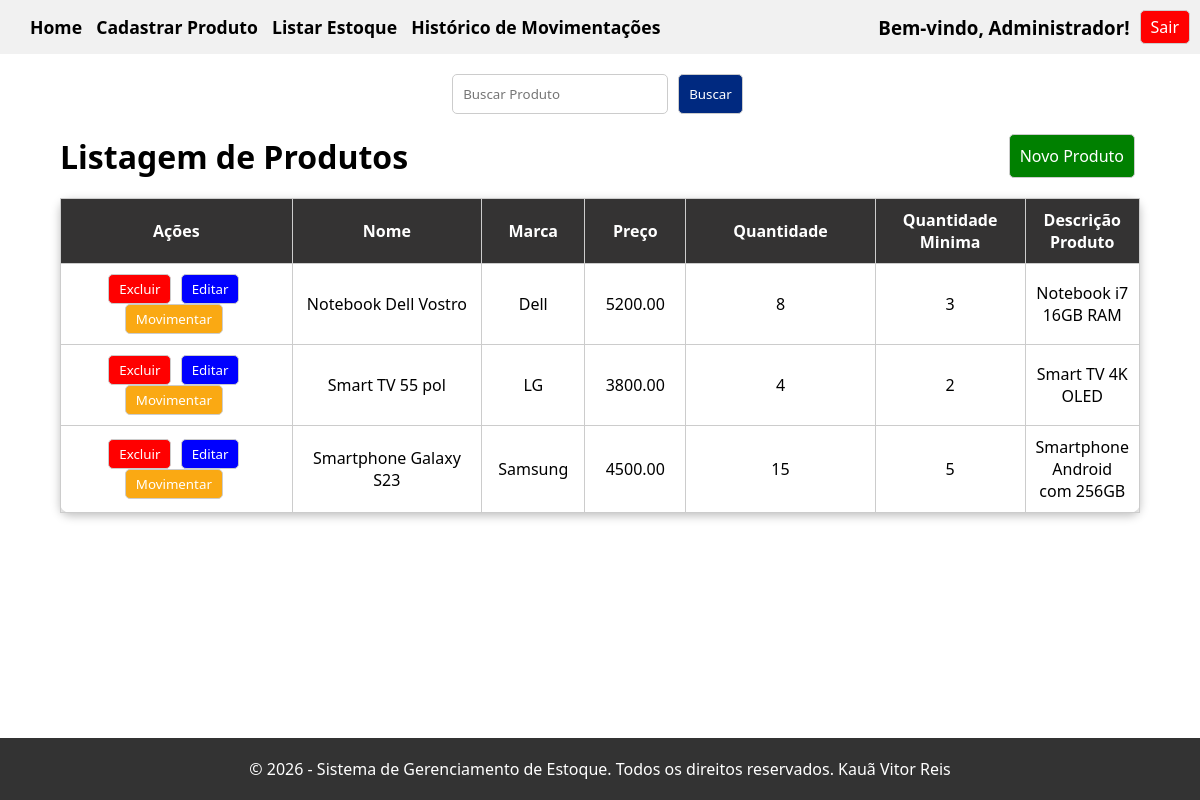
Page /sistema/php/components/listar_produtos.php (signed in) on the committed database.
### tables this page shows
CREATE TABLE IF NOT EXISTS `produtos` (
    `id_produto` INT(11) NOT NULL AUTO_INCREMENT,
    `nome_produto` VARCHAR(100) NOT NULL,
    `marca_produto` VARCHAR(50) NOT NULL,
    `qtd_produto` INT(11) NOT NULL,
    `min_qtd_produto` INT(11) NOT NULL,
    `fk_responsavel_cadastro` INT(11) NOT NULL,
    `data_cadastro` DATETIME NOT NULL,
    `descricao_produto` TEXT NULL DEFAULT NULL,
    `preco_produto` DECIMAL(10,2) NULL DEFAULT NULL,
    PRIMARY KEY (`id_produto`),
    INDEX `fk_produtos_usuario_idx` (`fk_responsavel_cadastro` ASC),
    CONSTRAINT `fk_produtos_usuario`
        FOREIGN KEY (`fk_responsavel_cadastro`)
        REFERENCES `usuario` (`id_usuario`)
        ON DELETE NO ACTION
        ON UPDATE NO ACTION);

### sistema/php/components/listar_produtos.php (the view, shortened to what this page needs)
<!DOCTYPE html>
<html lang="pt-br">
<head>
    <link rel="stylesheet" href="../../css/style.css">
</head>
<body>
    <?php
    include 'cabecalho.php';
    ?>
    <main class="main-listagem">
        <div class="buscar-item">
            <input type="text" class="input-text" id="input_buscar_produto" placeholder="Buscar Produto">
            <button class="btn-buscar" onclick="buscarProduto()">Buscar</button>
        </div>
        <div class="header-listagem">
            <h1 class="text-center">Listagem de Produtos</h1>
            <a href="cadastro_produto.php"><button class="btn-novo" style="padding: 10px; font-size: 1rem;">Novo
                    Produto</button></a>
        </div>
        <table class="tabela-dados">
            <thead>
                <tr>
                    <th style="width: 25%;">Ações</th>
                    <th style="width: 20%;">Nome</th>
                    <th style="width: 10%;">Marca</th>
                    <th style="width: 10%;">Preço</th>
                    <th style="width: 20%;">Quantidade</th>
                    <th style="width: 20%;">Quantidade Minima</th>
                    <th style="width: 25%;">Descrição Produto</th>
                </tr>
            </thead>
            <tbody>
                <tr>
                    <?php
                    $condicao = "";
                    $condicao2 = "";
                    $sql = "SELECT * FROM produtos where 1=1 $condicao $condicao2 order by nome_produto asc";
                    $result = $conn->query($sql);
                    while ($row = $result->fetch_assoc()) {
                        echo "<tr>";
                        echo "<td>";
                        echo "<a class=''
                            onclick=\"return confirm('Tem certeza que deseja excluir este produto?');\"
                            href='../api/excluir_produto.php?id_produto=" . $row["id_produto"] . "'>
                            <button class='btn-excluir'>Excluir</button>
                        </a>";
                        echo "<a href='editar_produto.php?id_produto=" . $row["id_produto"] . "'><button class='btn-editar'>Editar</button></a>
                        <a href='movimentar_produto.php?id_produto=" . $row["id_produto"] . "'><button class='btn-movimentar'>Movimentar</button></a></td>";
                        echo "<td>" . $row["nome_produto"] . "</td>";
                        echo "<td>" . $row["marca_produto"] . "</td>";
                        echo "<td>" . $row["preco_produto"] . "</td>";
                        echo "<td>" . $row["qtd_produto"] . "</td>";
                        echo "<td>" . $row["min_qtd_produto"] . "</td>";
                        echo "<td>" . $row["descricao_produto"] . "</td>";
                        echo "</tr>";
                    }
                    ?>
                </tr>
            </tbody>
        </table>
    </main>
    <?php include 'rodape.php'; ?>
</body>
</html>

### sistema/css/style.css (style rules this page uses)
* { margin: 0; padding: 0; box-sizing: border-box; font-family: 'Segoe UI', Tahoma, Geneva, Verdana, sans-serif; }
body { display: flex; flex-direction: column; min-height: 100vh; }
main { flex: 1; }
a { text-decoration: none; }
.text-center { text-align: center; }
.main-listagem table { width: 90%; margin: 0 auto; border-collapse: collapse; box-shadow: 0px 3px 10px rgba(0, 0, 0, 0.25); border-radius: 10px; }
.main-listagem th, .main-listagem td { padding: 10px; border: 1px solid #ccc; }
.main-listagem th { background-color: #343333; border-top: 3px solid #343333; color: white; }
.main-listagem button { color: white; border: 1px solid #ccc; padding: 5px 10px; border-radius: 5px; cursor: pointer; margin-right: 5px; }
.tabela-dados { width: 90%; margin: 0 auto; border-collapse: collapse; }
.tabela-dados th, .tabela-dados td { padding: 10px; border: 1px solid #ccc; text-align: center; }
.header-listagem { display: flex; justify-content: space-between; align-items: center; width: 90%; margin: 0 auto; margin-top: 20px; margin-bottom: 20px; }
.buscar-item { display: flex; justify-content: center; align-items: center; width: 90%; margin: 0 auto; margin-top: 20px; margin-bottom: 20px; gap: 10px; }
.buscar-item input { width: 20%; padding: 10px; border: 1px solid #ccc; border-radius: 5px; }

### rows in the picture
produtos: nome_produto "Notebook Dell Vostro", marca_produto "Dell", preco_produto "5200.00", qtd_produto "8", min_qtd_produto "3", descricao_produto "Notebook i7 16GB RAM"
produtos: nome_produto "Smart TV 55 pol", marca_produto "LG", preco_produto "3800.00", qtd_produto "4", min_qtd_produto "2", descricao_produto "Smart TV 4K OLED"
produtos: nome_produto "Smartphone Galaxy S23", marca_produto "Samsung", preco_produto "4500.00", qtd_produto "15", min_qtd_produto "5", descricao_produto "Smartphone Android com 256GB"

### other values in the picture
$usuario "Administrador"
